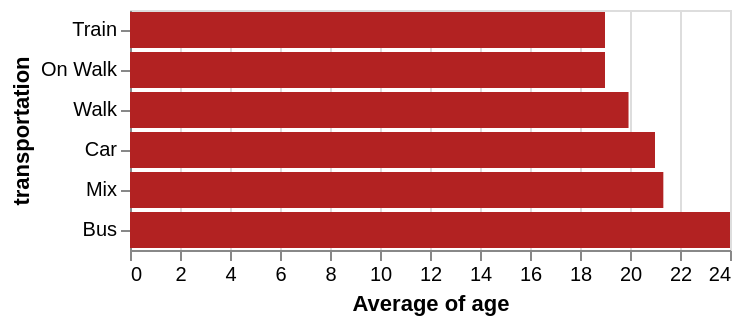

The code cell stored with this chart in its notebook:
### Markdown cell above
🚀 Exercise: create a bar chart with Altair and visualize the means of transportation on the y-axis and the average age on the x-axis, sort by age:

### Code cell
alt.Chart(df).mark_bar(color='firebrick').encode(
    alt.X('average(age)'),
    alt.Y('transportation:N', sort='x')
)

### Figure 1 — Vega-Lite specification as saved in the notebook (floating-point values rounded to 4 significant figures)
{"config": {"view": {"continuousWidth": 300, "continuousHeight": 300}}, "data": {"name": "data-e4e822c26bd9f6ea724bd1555578a37a"}, "mark": {"type": "bar", "color": "firebrick"}, "encoding": {"x": {"aggregate": "average", "field": "age", "type": "quantitative"}, "y": {"field": "transportation", "sort": "x", "type": "nominal"}}, "$schema": "https://vega.github.io/schema/vega-lite/v6.4.1.json", "datasets": {"data-e4e822c26bd9f6ea724bd1555578a37a": [{"age": 20, "distance": 11.0, "transportation": "Car", "duration": 11.0, "creative skills": "4", "languages": "German; English; Romanian; Italian", "hobbies": "Drawing", "distance_cat": "medium", "Creativity": "good", "speed": 60.0}, {"age": 21, "distance": 200.0, "transportation": "Car", "duration": 140.0, "creative skills": "3", "languages": "German; English; Polish", "hobbies": "work out", "distance_cat": "far far away", "Creativity": "medium", "speed": 85.71}, {"age": 23, "distance": 30.0, "transportation": "Mix", "duration": 40.0, "creative skills": "4", "languages": "German; English; vietnamese", "hobbies": "crochet; gaming; sewing; reading; doom scrolling", "distance_cat": "far", "Creativity": "good", "speed": 45.0}, {"age": 19, "distance": 178.0, "transportation": "Train", "duration": 300.0, "creative skills": "4", "languages": "Deutsch; Englisch; Spanisch", "hobbies": "Geschichte lernen", "distance_cat": "far far away", "Creativity": "good", "speed": 35.6}, {"age": 19, "distance": 0.01, "transportation": "Mix", "duration": 130.0, "creative skills": "4", "languages": "German; Italian; English", "hobbies": "listening to music", "distance_cat": "near", "Creativity": "good", "speed": 0.004615}, {"age": 20, "distance": 0.3, "transportation": "Walk", "duration": 1.0, "creative skills": "4", "languages": "German;English", "hobbies": "video games", "distance_cat": "near", "Creativity": "good", "speed": 18.0}, {"age": 18, "distance": 30.0, "transportation": "Car", "duration": 30.0, "creative skills": "4", "languages": "Deutsch; Englisch", "hobbies": "Lesen", "distance_cat": "far", "Creativity": "good", "speed": 60.0}, {"age": 19, "distance": 10500.0, "transportation": "Mix", "duration": 1800.0, "creative skills": "2", "languages": "Spanish; German; English", "hobbies": "sleeping; watching series", "distance_cat": "far far away", "Creativity": "some", "speed": 350.0}, {"age": 20, "distance": 0.55, "transportation": "Mix", "duration": 7.0, "creative skills": "4", "languages": "German; English; Programming Languages", "hobbies": "Dancing", "distance_cat": "near", "Creativity": "good", "speed": 4.714}, {"age": 20, "distance": 345.0, "transportation": "Car", "duration": 210.0, "creative skills": "2", "languages": "German; English", "hobbies": "Dancing", "distance_cat": "far far away", "Creativity": "some", "speed": 98.57}, {"age": 33, "distance": 221.0, "transportation": "Car", "duration": 162.0, "creative skills": "4", "languages": "German; English; Japanese", "hobbies": "Beeing Creative!", "distance_cat": "far far away", "Creativity": "good", "speed": 81.85}, {"age": 21, "distance": 0.01, "transportation": "Walk", "duration": 1.0, "creative skills": "4", "languages": "English; German; Romanian; Klingon", "hobbies": "Spaceships", "distance_cat": "near", "Creativity": "good", "speed": 0.6}, {"age": 20, "distance": 1.0, "transportation": "Walk", "duration": 10.0, "creative skills": "4", "languages": "German;English", "hobbies": "cooking", "distance_cat": "near", "Creativity": "good", "speed": 6.0}, {"age": 21, "distance": 1.0, "transportation": "Walk", "duration": 5.0, "creative skills": "4", "languages": "latin; English; German", "hobbies": "uni work", "distance_cat": "near", "Creativity": "good", "speed": 12.0}, {"age": 23, "distance": 0.01, "transportation": "Walk", "duration": 2.0, "creative skills": "4", "languages": "English, Polish, Spanish", "hobbies": "swimming ", "distance_cat": "near", "Creativity": "good", "speed": 0.3}, {"age": 22, "distance": 0.2, "transportation": "Walk", "duration": 5.0, "creative skills": "2", "languages": "Arabic, English", "hobbies": "Playing volleyball ", "distance_cat": "near", "Creativity": "some", "speed": 2.4}, {"age": 20, "distance": 1.0, "transportation": "Walk", "duration": 3.0, "creative skills": "1", "languages": "German, English", "hobbies": "Reading ", "distance_cat": "near", "Creativity": "not really", "speed": 20.0}, {"age": 19, "distance": 0.01, "transportation": "Walk", "duration": 2.0, "creative skills": "3", "languages": "Russian, Uzbek, German, Turkish, English", "hobbies": "Sleeping", "distance_cat": "near", "Creativity": "medium", "speed": 0.3}, {"age": 21, "distance": 0.01, "transportation": "Walk", "duration": 1.0, "creative skills": "5", "languages": "English, Farzi, Russian", "hobbies": "Swimming ", "distance_cat": "near", "Creativity": "very good", "speed": 0.6}, {"age": 20, "distance": 25.0, "transportation": "Car", "duration": 18.0, "creative skills": "3", "languages": "English, German, Hungarian", "hobbies": "Video games", "distance_cat": "far", "Creativity": "medium", "speed": 83.33}, {"age": 19, "distance": 0.01, "transportation": "Walk", "duration": 3.0, "creative skills": "3", "languages": "English, Romanian, Russian", "hobbies": "Driving car", "distance_cat": "near", "Creativity": "medium", "speed": 0.2}, {"age": 17, "distance": 0.01, "transportation": "Walk", "duration": 2.0, "creative skills": "5", "languages": "English, Russian, Latvian b2, German a2-b1", "hobbies": "Drawing, cosplay, crocheting, coming up with stories, walking, listening to my favourite podcast", "distance_cat": "near", "Creativity": "very good", "speed": 0.3}, {"age": 20, "distance": 1.0, "transportation": "Walk", "duration": 4.0, "creative skills": "4", "languages": "German, English", "hobbies": "Gym, Volleyball, Gaming", "distance_cat": "near", "Creativity": "good", "speed": 15.0}, {"age": 21, "distance": 0.35, "transportation": "Walk", "duration": 3.0, "creative skills": "2", "languages": "German, English", "hobbies": "reading", "distance_cat": "near", "Creativity": "some", "speed": 7.0}, {"age": 20, "distance": 0.2, "transportation": "Bus", "duration": 240.0, "creative skills": "1", "languages": "German, English", "hobbies": "horse riding, riding motorbike, gaming, sleeping", "distance_cat": "near", "Creativity": "not really", "speed": 0.05}, {"age": 20, "distance": 0.01, "transportation": "Walk", "duration": 1.0, "creative skills": "3", "languages": "Albanian , English, German", "hobbies": "Basketball ", "distance_cat": "near", "Creativity": "medium", "speed": 0.6}, {"age": 19, "distance": 1.0, "transportation": "Walk", "duration": 5.0, "creative skills": "3", "languages": "German, English", "hobbies": "Reading", "distance_cat": "near", "Creativity": "medium", "speed": 12.0}, {"age": 19, "distance": 0.1, "transportation": "Walk", "duration": 1.0, "creative skills": "4", "languages": "Russian, Finnish, English, German", "hobbies": "Ice skating ", "distance_cat": "near", "Creativity": "good", "speed": 6.0}, {"age": 21, "distance": 42.0, "transportation": "Mix", "duration": 90.0, "creative skills": "5", "languages": "German, English, turkish, Spanish", "hobbies": "Playing Video Games", "distance_cat": "far", "Creativity": "very good", "speed": 28.0}, {"age": 22, "distance": 0.01, "transportation": "Walk", "duration": 1.0, "creative skills": "2", "languages": "German, English", "hobbies": "Cooking ", "distance_cat": "near", "Creativity": "some", "speed": 0.6}, {"age": 20, "distance": 1.0, "transportation": "Walk", "duration": 10.0, "creative skills": "1", "languages": "German, English", "hobbies": "Programming, Gaming, Running", "distance_cat": "near", "Creativity": "not really", "speed": 6.0}, {"age": 23, "distance": 20.0, "transportation": "Bus", "duration": 30.0, "creative skills": "5", "languages": "German, English, Spanish", "hobbies": "Skiing ⛷️ ", "distance_cat": "medium", "Creativity": "very good", "speed": 40.0}, {"age": 19, "distance": 0.01, "transportation": "Walk", "duration": 2.0, "creative skills": "5", "languages": "German, English, Spanish, Italian", "hobbies": "Reading", "distance_cat": "near", "Creativity": "very good", "speed": 0.3}, {"age": 18, "distance": 23.0, "transportation": "Car", "duration": 20.0, "creative skills": "2", "languages": "English, Latin, German", "hobbies": "Gaming", "distance_cat": "far", "Creativity": "some", "speed": 69.0}, {"age": 20, "distance": 0.3, "transportation": "Car", "duration": 4.0, "creative skills": "5", "languages": "German, English", "hobbies": "gaming, anime", "distance_cat": "near", "Creativity": "very good", "speed": 4.5}, {"age": 19, "distance": 229.0, "transportation": "Train", "duration": 300.0, "creative skills": "3", "languages": "German, English, French, Tagalog, Russian", "hobbies": "Chess", "distance_cat": "far far away", "Creativity": "medium", "speed": 45.8}, {"age": 33, "distance": 17.0, "transportation": "Bus", "duration": 120.0, "creative skills": "3", "languages": "Urdu, Punjabi, Hindi, Arabic, English, Kashmiri", "hobbies": "Listen Music ", "distance_cat": "medium", "Creativity": "medium", "speed": 8.5}, {"age": 28, "distance": 17.0, "transportation": "Mix", "duration": 30.0, "creative skills": "3", "languages": "English, Hausa, pidgin English,", "hobbies": "football, watching football, movies and playing football", "distance_cat": "medium", "Creativity": "medium", "speed": 34.0}, {"age": 21, "distance": 25.0, "transportation": "Mix", "duration": 90.0, "creative skills": "3", "languages": "Kurdish, Persian, English", "hobbies": "Reading", "distance_cat": "far", "Creativity": "medium", "speed": 16.67}, {"age": 18, "distance": 20.0, "transportation": "Mix", "duration": 40.0, "creative skills": "4", "languages": "German, English, Sinhala", "hobbies": "Photography", "distance_cat": "medium", "Creativity": "good", "speed": 30.0}, {"age": 19, "distance": 0.01, "transportation": "Walk", "duration": 2.0, "creative skills": "4", "languages": "Hungarian, English, German", "hobbies": "cycling", "distance_cat": "near", "Creativity": "good", "speed": 0.3}, {"age": 24, "distance": 2.0, "transportation": "Bus", "duration": 6.0, "creative skills": "4", "languages": "English, Hindi, German", "hobbies": "Video Games", "distance_cat": "near", "Creativity": "good", "speed": 20.0}, {"age": 19, "distance": 0.01, "transportation": "Walk", "duration": 2.0, "creative skills": "3", "languages": "English, German", "hobbies": "Volleyball", "distance_cat": "near", "Creativity": "medium", "speed": 0.3}, {"age": 19, "distance": 0.01, "transportation": "On Walk", "duration": 1.0, "creative skills": "3", "languages": "English, Lithuanian, Russian, German", "hobbies": "Reading", "distance_cat": "near", "Creativity": "medium", "speed": 0.6}, {"age": 23, "distance": 31.1, "transportation": "Mix", "duration": 70.0, "creative skills": "3", "languages": "English, German, Yoruba, French", "hobbies": "Baking", "distance_cat": "far", "Creativity": "medium", "speed": 26.66}, {"age": 20, "distance": 0.01, "transportation": "Walk", "duration": 1.0, "creative skills": "2", "languages": "German, English, bit of Spanish", "hobbies": "Skiing", "distance_cat": "near", "Creativity": "some", "speed": 0.6}, {"age": 18, "distance": 0.2, "transportation": "Walk", "duration": 1.0, "creative skills": "2", "languages": "German, English, Spanish, Catalan", "hobbies": "Traveling", "distance_cat": "near", "Creativity": "some", "speed": 12.0}, {"age": 20, "distance": 3.0, "transportation": "Car", "duration": 3.0, "creative skills": "3", "languages": "German, English", "hobbies": "Darts", "distance_cat": "near", "Creativity": "medium", "speed": 60.0}, {"age": 20, "distance": 4.0, "transportation": "Car", "duration": 5.0, "creative skills": "3", "languages": "German, English", "hobbies": "reading", "distance_cat": "near", "Creativity": "medium", "speed": 48.0}, {"age": 21, "distance": 4.0, "transportation": "Car", "duration": 5.0, "creative skills": "2", "languages": "German, English", "hobbies": "gym", "distance_cat": "near", "Creativity": "some", "speed": 48.0}, {"age": 19, "distance": 0.01, "transportation": "Walk", "duration": 1.0, "creative skills": "5", "languages": "English, Hindi, Urdu, Bengali", "hobbies": "Vibecoding stuff", "distance_cat": "near", "Creativity": "very good", "speed": 0.6}, {"age": 18, "distance": 1.0, "transportation": "Walk", "duration": 5.0, "creative skills": "3", "languages": "English, georgian", "hobbies": "reading", "distance_cat": "near", "Creativity": "medium", "speed": 12.0}, {"age": 20, "distance": 0.2, "transportation": "Walk", "duration": 4.0, "creative skills": "3", "languages": "English", "hobbies": "Table Tennis", "distance_cat": "near", "Creativity": "medium", "speed": 3.0}, {"age": 21, "distance": 0.1, "transportation": "Walk", "duration": 3.0, "creative skills": "4", "languages": "English, Turkish", "hobbies": "Photography", "distance_cat": "near", "Creativity": "good", "speed": 2.0}, {"age": 22, "distance": 45.0, "transportation": "Car", "duration": 50.0, "creative skills": "4", "languages": "English,German,Arabic", "hobbies": "Swimming,Biking,Bouldering,Dancing", "distance_cat": "far", "Creativity": "good", "speed": 54.0}, {"age": 20, "distance": 7.0, "transportation": "Car", "duration": 10.0, "creative skills": "3", "languages": "German, English", "hobbies": "Art", "distance_cat": "near", "Creativity": "medium", "speed": 42.0}, {"age": 19, "distance": 0.05, "transportation": "On Walk", "duration": 1.0, "creative skills": "5", "languages": "Serbian, English, Croatian, Bosnian, Montenegro, Macedonian", "hobbies": "Gaming", "distance_cat": "near", "Creativity": "very good", "speed": 3.0}, {"age": 21, "distance": 0.1, "transportation": "Walk", "duration": 5.0, "creative skills": "3", "languages": "English, Bulgarian, German", "hobbies": "Movies", "distance_cat": "near", "Creativity": "medium", "speed": 1.2}, {"age": 18, "distance": 0.01, "transportation": "Walk", "duration": 1.0, "creative skills": "5", "languages": "Englishfluent, Hindimother tongue, Germanlearning B1 level", "hobbies": "Football, Reading", "distance_cat": "near", "Creativity": "very good", "speed": 0.6}, {"age": 24, "distance": 0.01, "transportation": "Walk", "duration": 1.0, "creative skills": "4", "languages": "Russian,English,Turkish,Azerbaijani,German", "hobbies": "Reading Manga", "distance_cat": "near", "Creativity": "good", "speed": 0.6}, {"age": 20, "distance": 0.4, "transportation": "Walk", "duration": 10.0, "creative skills": "3", "languages": "German, English", "hobbies": "volleyball", "distance_cat": "near", "Creativity": "medium", "speed": 2.4}, {"age": 20, "distance": 30.0, "transportation": "Bus", "duration": 50.0, "creative skills": "4", "languages": "Englisch,  Spanish", "hobbies": "Videogames", "distance_cat": "far", "Creativity": "good", "speed": 36.0}, {"age": 20, "distance": 0.1, "transportation": "Walk", "duration": 5.0, "creative skills": "4", "languages": "Albanian, English", "hobbies": "playing the violin", "distance_cat": "near", "Creativity": "good", "speed": 1.2}, {"age": 19, "distance": 0.01, "transportation": "Walk", "duration": 3.0, "creative skills": "4", "languages": "Serbian, English, a little German", "hobbies": "painting", "distance_cat": "near", "Creativity": "good", "speed": 0.2}, {"age": 21, "distance": 3.0, "transportation": "Car", "duration": 5.0, "creative skills": "3", "languages": "German,English", "hobbies": "working out", "distance_cat": "near", "Creativity": "medium", "speed": 36.0}, {"age": 19, "distance": 0.05, "transportation": "Walk", "duration": 1.0, "creative skills": "4", "languages": "Serbian, Croatian, Bosnian, Montenegrin, English and a little bit of German", "hobbies": "football", "distance_cat": "near", "Creativity": "good", "speed": 3.0}]}}
